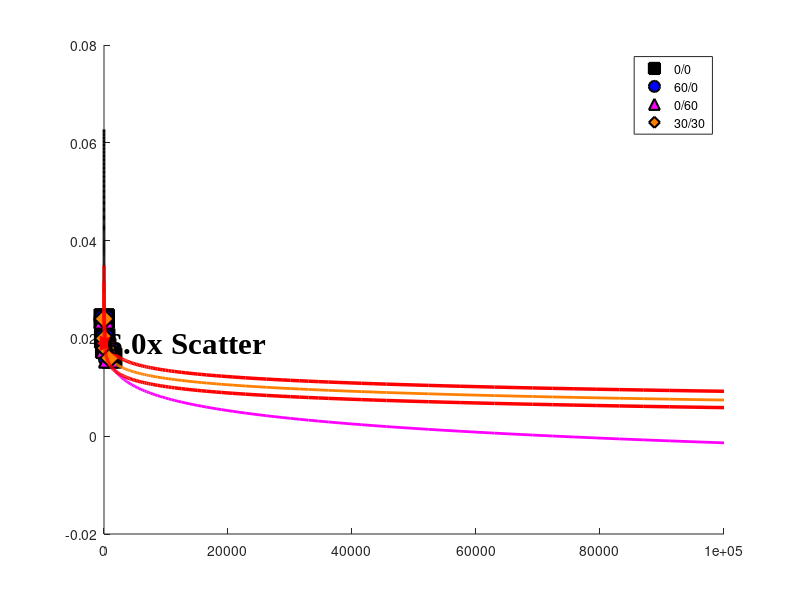

Source code (MATLAB): (Note: this script raises an error after producing the figure.)
clc; clear; close all;
%% ========================================================================
%% 1. INPUT DATA
%% ========================================================================
% Predicted Data (Simulation/Model)
pred_00   = [35, 111, 278, 1242];       
pred_600  = [17, 130, 440, 713];      
pred_060  = [9.4829, 150, 257, 736];       
pred_3030 = [6, 82, 311, 942.1]; 
  
strain_range_vals = [0.024, 0.020, 0.018, 0.016]; 
%% ========================================================================
%% 2. COLORS & DATA STRUCTURE
%% ========================================================================
c_black   = [0.0, 0.0, 0.0];    
c_blue    = [0.0, 0.0, 1.0];   
c_magenta = [1.0, 0.0, 1.0];    
c_orange  = [1.0, 0.5, 0.0];    
c_red     = [1.0, 0.0, 0.0];

p_data(1).sim = pred_00;   p_data(1).clr = c_black;   p_data(1).mkr = 's'; p_data(1).lbl = '0/0';
p_data(2).sim = pred_600;  p_data(2).clr = c_blue;    p_data(2).mkr = 'o'; p_data(2).lbl = '60/0';
p_data(3).sim = pred_060;  p_data(3).clr = c_magenta; p_data(3).mkr = '^'; p_data(3).lbl = '0/60';
p_data(4).sim = pred_3030; p_data(4).clr = c_orange;  p_data(4).mkr = 'd'; p_data(4).lbl = '30/30';
%% ========================================================================
%% 3. FIGURE SETUP & TRENDLINES
%% ========================================================================
figure('Color', 'w', 'Name', 'Global Band Simulation', 'Position', [200 200 900 850]); hold on;
all_preds = [pred_00; pred_600; pred_060; pred_3030];
sim_leg_handles = []; 

for i = 1:length(p_data)
    X_sim = p_data(i).sim;
    clr = p_data(i).clr;
    mkr = p_data(i).mkr;
    lbl = p_data(i).lbl;
    
    p = polyfit(log10(X_sim), strain_range_vals, 2); 
    
    if strcmp(lbl, '60/0')
        x_smooth = logspace(log10(min(X_sim)), log10(max(X_sim)), 200);
    elseif strcmp(lbl, '0/0')
        % Stop generating points after the maximum simulated X for 0/0
        x_smooth = logspace(log10(0.1), log10(max(X_sim)), 300);
    else
        x_smooth = logspace(log10(0.1), log10(100000), 300);
    end
    
    y_smooth = polyval(p, log10(x_smooth));
    
    % Hard cutoff: Ensure the 0/0 curve strictly stops at 0.016 strain
    if strcmp(lbl, '0/0')
        valid_idx = y_smooth >= 0.016;
        x_smooth = x_smooth(valid_idx);
        y_smooth = y_smooth(valid_idx);
    end
    
    plot(x_smooth, y_smooth, '-', 'Color', clr, ...
        'LineWidth', 2.0, 'HandleVisibility', 'off');
    
    sim_leg_handles(i) = plot(X_sim, strain_range_vals, mkr, 'MarkerSize', 14, ...
        'LineWidth', 1.5, 'MarkerEdgeColor', 'k', 'MarkerFaceColor', clr);
end
%% ========================================================================
%% 4. DRAW THE GLOBAL BAND (Red Band)
%% ========================================================================
all_x_flat = all_preds(:);
all_y_flat = repmat(strain_range_vals, size(all_preds,1), 1); 
all_y_flat = all_y_flat(:);
log_x_midpoints = (log10(pred_00) + log10(pred_3030)) / 2;
p_mid = polyfit(log_x_midpoints, strain_range_vals, 1); 

% leftward_nudge slides the WHOLE band (both edges). Set = 1 to keep the
% band centred on the data and do all asymmetry via fac_left/fac_right below.
leftward_nudge = 0.9; 
p_mid(2) = p_mid(2) + p_mid(1) * log10(leftward_nudge);
x_center_vals = 10.^((all_y_flat - p_mid(2)) / p_mid(1));
req_factors = max(all_x_flat ./ x_center_vals, x_center_vals ./ all_x_flat).^2;
global_factor = ceil(max(req_factors) * 10) / 10; 

% ---- INDEPENDENT EDGE FACTORS ----
% LEFT  edge sits at  L_mid / fac_left   (shorter life)
% RIGHT edge sits at  L_mid * fac_right  (longer life)
% Keep them EQUAL for a symmetric band; change one to move that edge only.
fac_left  = sqrt(global_factor);
fac_right = sqrt(global_factor);   % <-- set = fac_left to mirror the left edge
x_band = logspace(log10(0.1), log10(100000), 300);

plot(x_band, polyval(p_mid, log10(x_band * fac_left )), 'r-', 'LineWidth', 2.5, 'HandleVisibility', 'off'); % LEFT
plot(x_band, polyval(p_mid, log10(x_band / fac_right)), 'r-', 'LineWidth', 2.5, 'HandleVisibility', 'off'); % RIGHT
%% ========================================================================
%% 5. VISUALIZE FACTOR ARROW & TEXT
%% ========================================================================
y_viz = 0.019;
m = p_mid(1); c = p_mid(2);
log_x_mid = (y_viz - c) / m;
x_left_band  = 10^(log_x_mid) / fac_left;    % matches LEFT band line
x_right_band = 10^(log_x_mid) * fac_right;   % matches RIGHT band line

line([x_left_band, x_right_band], [y_viz, y_viz], ...
    'LineStyle', '--', 'Color', c_red, 'LineWidth', 2.5, 'HandleVisibility', 'off');

plot(x_left_band, y_viz, '<', 'MarkerEdgeColor', c_red, 'MarkerFaceColor', c_red, ...
    'MarkerSize', 10, 'HandleVisibility', 'off');
plot(x_right_band, y_viz, '>', 'MarkerEdgeColor', c_red, 'MarkerFaceColor', c_red, ...
    'MarkerSize', 10, 'HandleVisibility', 'off');

% Scatter text to the RIGHT of the band
text(x_right_band * 1.15, y_viz, ...
    sprintf('%.1fx Scatter', global_factor), ...
    'FontSize', 22, 'FontWeight', 'bold', 'HorizontalAlignment', 'left', ...
    'Color', 'k', 'FontName', 'Times New Roman');
%% ========================================================================
%% 6. FORMATTING
%% ========================================================================
lgd_sim = legend(sim_leg_handles, {p_data.lbl}, 'Location', 'northeast');
lgd_sim.FontSize = 24; title(lgd_sim, 'Dwell (s/s)'); 
xlim([1 50000]); ylim([0.016 0.024]);
set(gca, 'XScale', 'log', 'FontSize', 22, 'LineWidth', 2.0, ...
    'FontName', 'Times New Roman', 'TickDir', 'in'); 
box on; axis square; grid off;

xlabel('Cycles to Failure, $N_f$', 'Interpreter', 'latex', 'FontSize', 26);
ylabel('Strain Range, $\Delta\epsilon$', 'Interpreter', 'latex', 'FontSize', 26);

annotation('textbox', [0.15 0.15 0.30 0.13], ...
    'String', {'Temp = 980^{\circ}C', ...
               sprintf('Red solid: %.1fx', global_factor), ...
               'scatter band'}, ...
    'FontSize', 20, 'FontName', 'Times New Roman', ...
    'BackgroundColor', 'white', 'EdgeColor', 'k', 'LineWidth', 1.0);

exportgraphics(gcf, 'life_scatter_980_new.pdf', 'ContentType', 'vector');
hold off;
